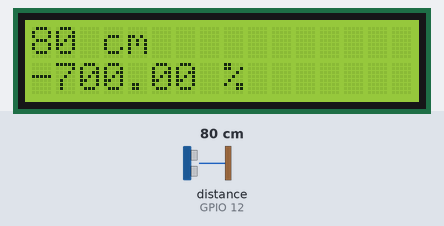
Recording of a sketch running on a simulated ESP32-S3. On the bench: 16×2 character LCD. The inputs (shaded band) are chosen by the test bench; at power-on: distance to the obstacle (sensor on GPIO 12) 80 cm. The echo pulse lasts 58.3 µs per cm; what the sketch prints to the serial monitor is not drawn.

Above: at 6.2 s.
6.3 s: distance to the obstacle (sensor on GPIO 12) set to 2 cm
At 11.0 s:
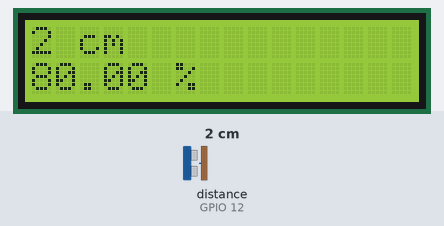
11.9 s: distance to the obstacle (sensor on GPIO 12) set to 4 cm
At 15.4 s:
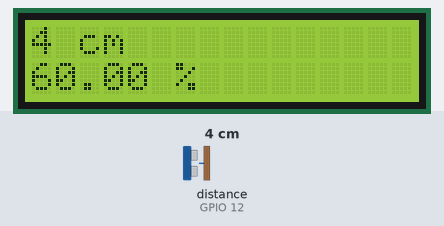
17.5 s: distance to the obstacle (sensor on GPIO 12) set to 9 cm
At 21.0 s:
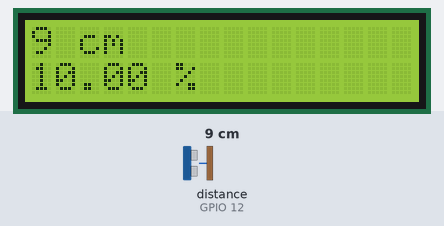
Timing chart, 0 to 22.5 s (numbered marks = the images above; inputs shaded):
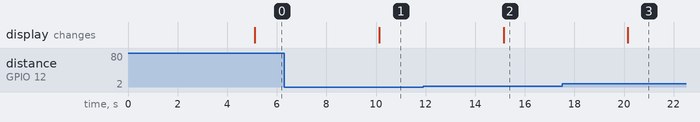

The sketch:

Module_cuve_2.ino
```cpp
#include <HCSR04.h>
#include <WiFi.h>  // Utilisation de la librairie WiFi.h
#include <LiquidCrystal_I2C.h>
#include <Wire.h>
#include <Arduino.h>

//#define USE_SERIAL Serial

LiquidCrystal_I2C lcd(0x27,16,2);

// Le capteur SR04M a une portée de 20cm à 8m

const int trigPin = 11;
const int echoPin = 12;
int maDistance = 0;
int hauteur_maxi = 10;
int hauteur_restante;
float pourcentage;

UltraSonicDistanceSensor distanceSensor(trigPin, echoPin);

void setup() {
lcd.init();
 lcd.backlight();
  lcd.setCursor(0,0);
  lcd.print("Module cuve...");
  lcd.setCursor(0,1);
  lcd.print("Activation !");
  pinMode(trigPin, OUTPUT);
  pinMode(echoPin, INPUT);
    Serial.begin(115200);
delay(5000);

}
void loop() {
    maDistance = distanceSensor.measureDistanceCm();
  Serial.println(maDistance);
  hauteur_restante = hauteur_maxi - maDistance;
 Serial.print("Contenu : ");
 Serial.print( hauteur_restante);
 Serial.println(" cm.");

pourcentage = (hauteur_restante * 100) / hauteur_maxi;

Serial.print("Niveau de remplissage de la cuve : ");
Serial.print( pourcentage, 2);
lcd.clear();
  lcd.setCursor(0,0);
  lcd.print(maDistance);
  lcd.print(" cm");
  lcd.setCursor(0,1);
  lcd.print(pourcentage);
  lcd.print(" %");
delay(5000);
}
```

Measured:
- after the input at 6.3 s, the display: changes after 3.8 s (image 1)
- after the input at 11.9 s, the display: changes after 3.2 s (image 2)
- after the input at 17.5 s, the display: changes after 2.7 s (image 3)
